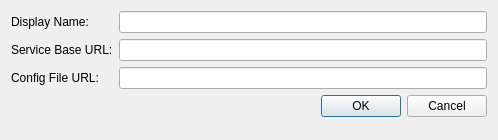
<?xml version="1.0" encoding="UTF-8"?>
<ui version="4.0">
 <class>NewClusterDialog</class>
 <widget class="QDialog" name="NewClusterDialog">
  <property name="windowModality">
   <enum>Qt::WindowModal</enum>
  </property>
  <property name="geometry">
   <rect>
    <x>0</x>
    <y>0</y>
    <width>498</width>
    <height>140</height>
   </rect>
  </property>
  <property name="windowTitle">
   <string>New Cluster</string>
  </property>
  <layout class="QGridLayout" name="gridLayout">
   <item row="0" column="0">
    <layout class="QFormLayout" name="formLayout">
     <property name="fieldGrowthPolicy">
      <enum>QFormLayout::ExpandingFieldsGrow</enum>
     </property>
     <property name="rowWrapPolicy">
      <enum>QFormLayout::WrapLongRows</enum>
     </property>
     <item row="0" column="0">
      <widget class="QLabel" name="label">
       <property name="text">
        <string>Display Name:</string>
       </property>
      </widget>
     </item>
     <item row="0" column="1">
      <widget class="QLineEdit" name="displayNameEdit"/>
     </item>
     <item row="1" column="0">
      <widget class="QLabel" name="label_3">
       <property name="text">
        <string>Service Base URL:</string>
       </property>
      </widget>
     </item>
     <item row="1" column="1">
      <widget class="QLineEdit" name="serviceBaseURLEdit"/>
     </item>
     <item row="2" column="0">
      <widget class="QLabel" name="label_2">
       <property name="text">
        <string>Config File URL:</string>
       </property>
      </widget>
     </item>
     <item row="2" column="1">
      <widget class="QLineEdit" name="configFileURLEdit"/>
     </item>
     <item row="3" column="1">
      <widget class="QDialogButtonBox" name="buttonBox">
       <property name="orientation">
        <enum>Qt::Horizontal</enum>
       </property>
       <property name="standardButtons">
        <set>QDialogButtonBox::Cancel|QDialogButtonBox::Ok</set>
       </property>
      </widget>
     </item>
    </layout>
   </item>
  </layout>
 </widget>
 <resources/>
 <connections>
  <connection>
   <sender>buttonBox</sender>
   <signal>accepted()</signal>
   <receiver>NewClusterDialog</receiver>
   <slot>accept()</slot>
   <hints>
    <hint type="sourcelabel">
     <x>248</x>
     <y>254</y>
    </hint>
    <hint type="destinationlabel">
     <x>157</x>
     <y>274</y>
    </hint>
   </hints>
  </connection>
  <connection>
   <sender>buttonBox</sender>
   <signal>rejected()</signal>
   <receiver>NewClusterDialog</receiver>
   <slot>reject()</slot>
   <hints>
    <hint type="sourcelabel">
     <x>316</x>
     <y>260</y>
    </hint>
    <hint type="destinationlabel">
     <x>286</x>
     <y>274</y>
    </hint>
   </hints>
  </connection>
 </connections>
</ui>
